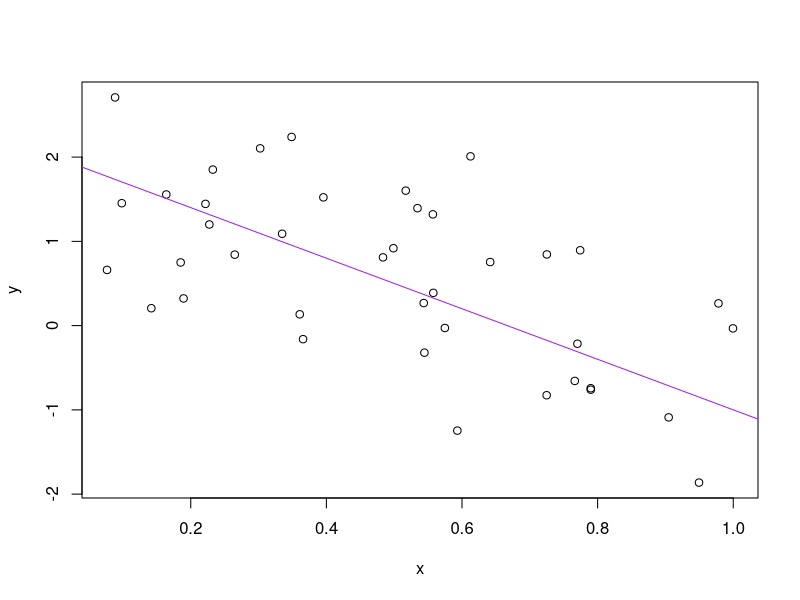

This figure's R source:
## ---- chunk 1
a <- 2
b <- -3
sig_sq <- 0.5
x <- runif(40)
y <- a + b * x + rnorm(40, sd = sqrt(sig_sq))
(x_n <- mean(x))
## [1] 0.503
write(x_n, "mittelwert_x.txt")
plot(x, y)
abline(a, b, col = "purple")
